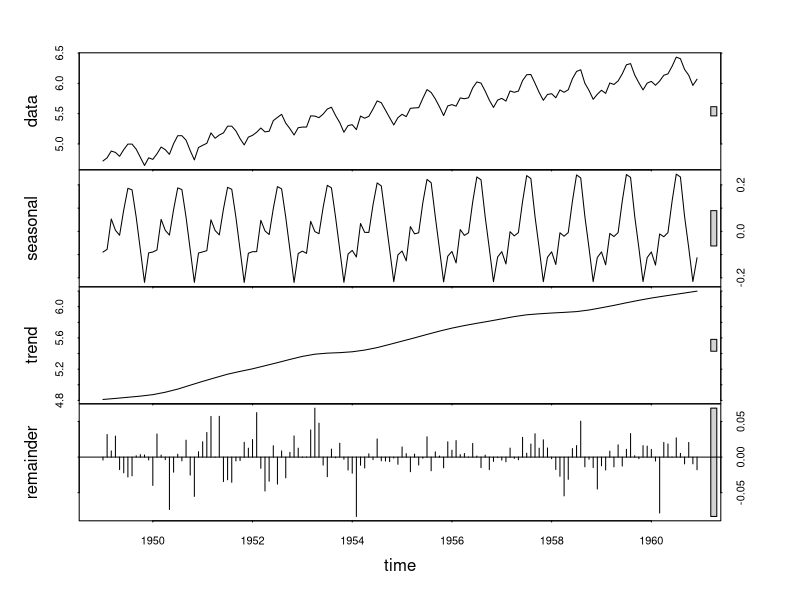
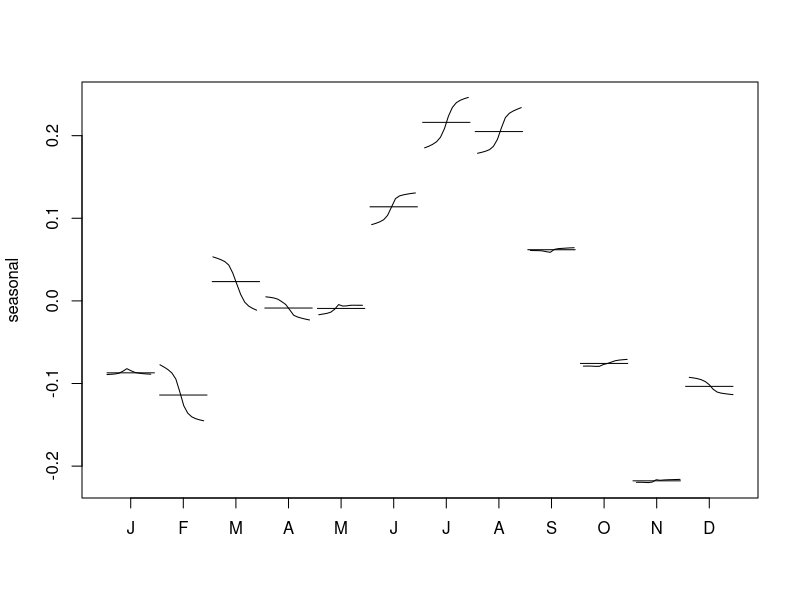

Source code (R) for these figures, in order:
#State of the art method for decomposing time series.
stl.fit = stl(log(AirPassengers), s.window = 10)
plot(stl.fit)

##Plots the cyle-subseries in a common plot
monthplot(stl.fit)